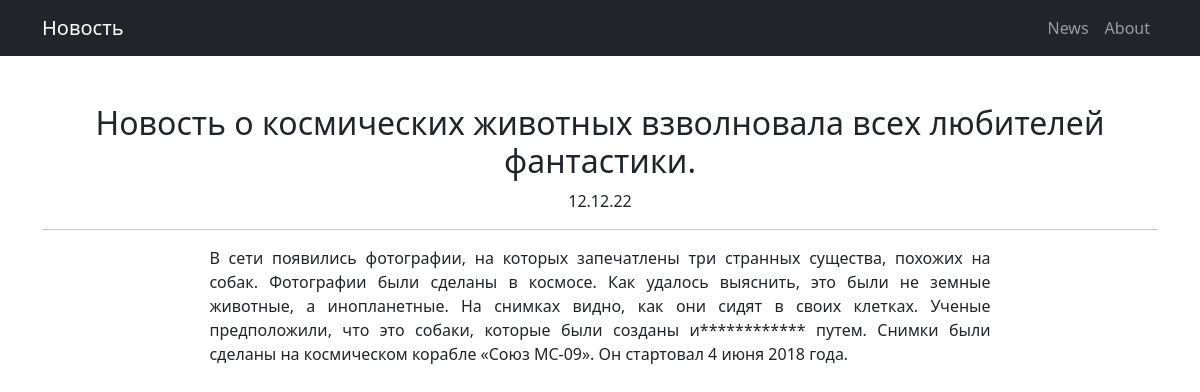
Page /news/4 on the committed database.
### news/models.py (models this page shows, shortened)
class Post(models.Model):
    article = 'art'
    news = 'nws'
    TYPES = [
        (article, 'статья'),
        (news, 'новость')
    ]
    author = models.ForeignKey(Author, on_delete=models.SET(Author.get_deleted))
    type = models.CharField(max_length=3,
                            choices=TYPES,
                            default=article)
    create_ts = models.DateTimeField(auto_now_add=True)
    title = models.TextField()
    content = models.TextField()
    rating = models.IntegerField(default=0)
    categories = models.ManyToManyField(Category, through='PostCategory')

### news/views.py (the view)
# urls.py: path('<int:pk>', PostDetail.as_view(), name='post_details'),
class PostDetail(DetailView):
    model = Post
    template_name = 'post.html'
    context_object_name = 'post'
    def get_context_data(self, **kwargs):
        context = super().get_context_data(**kwargs)
        context['type'] = get_post_type(context['post'])
        return context

### news/templatetags/news_filters.py (called while the page is built)
@register.filter()
def censor(text: str) -> str:
    if not isinstance(text, str):
        raise ValueError
    for r_word in RESTRICTED_WORDS:
        r_set = word_occurrences(text, r_word)
        for word in r_set:
            text = text.replace(word, word[0] + '*' * (len(word) - 1))
    return text

def word_occurrences(text, pattern):
    pattern = r'\w*%s\w*' % re.escape(pattern)
    return set(re.findall(pattern, text, flags=re.IGNORECASE))

### news/views.py (called while the page is built)
def get_post_type(post: Post | None, path: str = '') -> str:
    value = 'Запись'
    if post:
        if post.type == Post.news:
            value = 'Новость'
        elif post.type == Post.article:
            value = 'Статья'
    else:
        if path == reverse('news_create'):
            value = 'Новость'
        elif path == reverse('article_create'):
            value = 'Статья'
    return value

### templates/post.html
{% extends 'flatpages/default.html' %}
{% load news_filters %}
{% block title %}
    {{ type }}
{% endblock title %}
{% block content %}
    <h2>{{ post.title|censor }}</h2>
    {{ post.create_ts|date:'d.m.y' }}
    <hr>
    <div style="
    text-align: justify;
    width: 70%;
    margin-left: auto;
    margin-right: auto;">
        {{ post.content|censor }}
    </div>
{% endblock content %}

### rows in the picture
Post: title|censor "Новость о космических животных взволновала всех любителей фантастики.", create_ts "12.12.22", content|censor "В сети появились фотографии, на которых запечатлены три странных существа, похожих на собак. Фотографии были сделаны в космосе. Как удалось выяснить, это были не земные животные, а инопланетные. На снимках видно, как они сидят в своих клетках. Ученые предположили, что это собаки, которые были созданы и************ путем. Снимки были сделаны на космическом корабле «Союз МС-09». Он стартовал 4 июня 2018 года."

### other values in the picture
{{ type }} "Новость"
